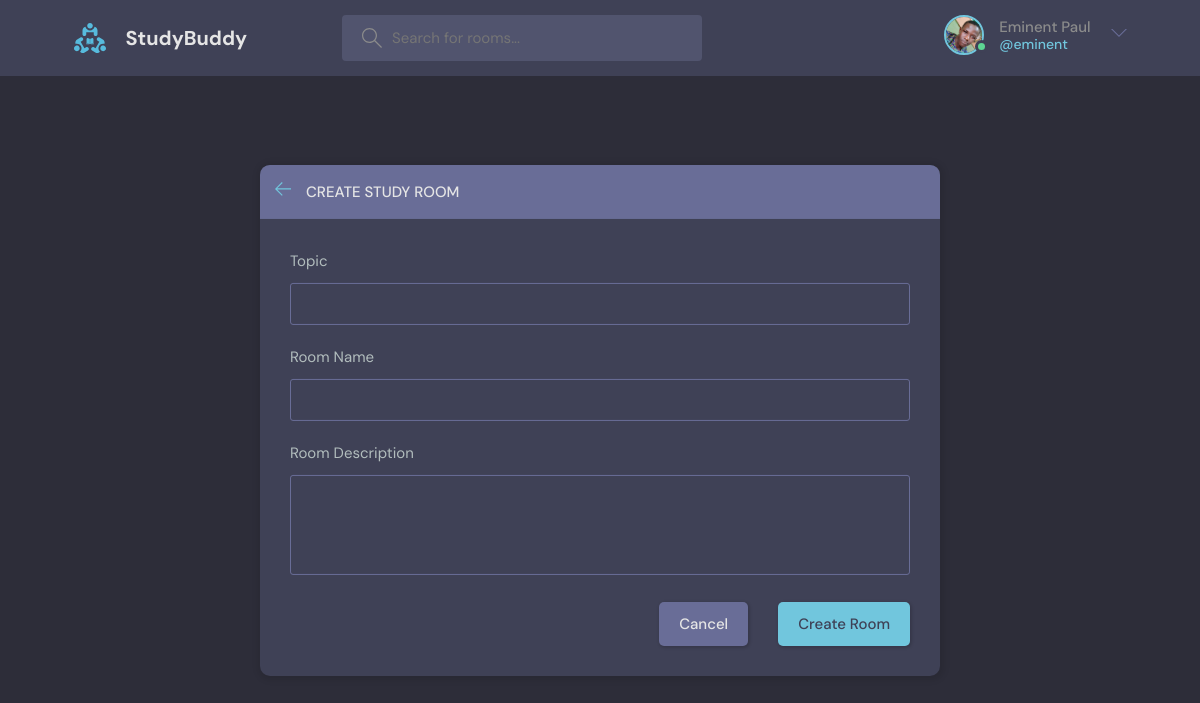
/room/create/ (signed in), run on the app's committed database.
### base/models.py (models this page shows)
class User(AbstractUser):
    name = models.CharField(max_length=200, null=True)
    email = models.EmailField(unique=True, null=True)
    bio = models.TextField(blank=True, null=True)
    image = models.ImageField(null=True, default='avatar.svg')
    USERNAME_FIELD = 'email'
    REQUIRED_FIELDS = []

### base/views.py (the view, shortened to what this page needs)
# urls.py: path('room/create/', views.createRoom, name='create-room'),
@login_required(login_url='login')
def createRoom(request):
    room_form = RoomForm()
    topics = Topic.objects.all()
    return render(request, 'create-room.html', {'room_form': room_form, 'topics': topics })

### base/forms.py
class RoomForm(ModelForm):
    class Meta:
        model = Room
        fields = '__all__'
        exclude = ['created', 'updated', 'host', 'participant']

### templates/create-room.html (shortened to what this page needs)
{% extends 'header.html' %}
{% block content %}
  <main class="create-room layout">
    <div class="container">
      <div class="layout__box">
        <div class="layout__boxHeader">
          <div class="layout__boxTitle">
            <a href="{{request.META.HTTP_REFERER}}">
              <svg version="1.1" xmlns="http://www.w3.org/2000/svg" width="32" height="32" viewBox="0 0 32 32">
                <title>arrow-left</title>
                <path
                  d="M13.723 2.286l-13.723 13.714 13.719 13.714 1.616-1.611-10.96-10.96h27.625v-2.286h-27.625l10.965-10.965-1.616-1.607z">
                </path>
              </svg>
            </a>
            <h3>Create Study Room</h3>
          </div>
        </div>
        <div class="layout__body">
          <form class="form" action="" method="post">
            <div class="form__group">
              <label for="room_topic">{{room_form.topic.label}}</label>
              <input type="text" value="{{room.topic.name}}" name="topic" list="topic-list" required />
            </div>
            <div class="form__group">
              <label for="room_name">Room {{room_form.name.label}}</label>
              {{room_form.name}}
            </div>
            <div class="form__group">
              <label for="room_name">Room {{room_form.description.label}}</label>
              {{room_form.description}}
            </div>
            {% if update %}
            <div class="form__action">
              <a class="btn btn--dark" href="index.html">Cancel</a>
              <button class="btn btn--main" type="submit">Update Room</button>
            </div>
            {% else %}
            <div class="form__action">
              <a class="btn btn--dark" href="{{request.META.HTTP_REFERER}}">Cancel</a>
              <button class="btn btn--main" type="submit">Create Room</button>
            </div>
            {% endif %}
          </form>
        </div>
      </div>
    </div>
  </main>
{% endblock %}

### templates/header.html (shortened to what this page needs)
{% load static %}
<!DOCTYPE html>
<html lang="en">
  <head>
    <link rel="stylesheet" href="{% static 'style.css' %}" />
  </head>
  <body>
    <header class="header header--loggedIn">
      <div class="container">
        <a href="/" class="header__logo">
          <img src="{% static 'logo.svg' %}" />
          <h1>StudyBuddy</h1>
        </a>
        <form class="header__search" method="GET" action="">
          <label>
            <input placeholder="Search for rooms..." name="q" />
          </label>
        </form>
        <nav class="header__menu">
          {% if user.is_authenticated %}
          <div class="header__user">
            <a href="{% url 'profile' request.user.id %}">
              <div class="avatar avatar--medium active">
                <img src="{{request.user.image.url}}" />
              </div>
              <p>{{request.user.name}} <span>@{{request.user.username.lower}}</span></p>
            </a>
            <button class="dropdown-button">
              <svg version="1.1" xmlns="http://www.w3.org/2000/svg" width="32" height="32" viewBox="0 0 32 32">
                <title>chevron-down</title>
                <path d="M16 21l-13-13h-3l16 16 16-16h-3l-13 13z"></path>
              </svg>
            </button>
          </div>
          {% else %}
          <div class="header__user">
            <a href="{% url 'login' %}">
              <p>Sign-in </p>
            </a>
          </div>
          {% endif %}
        </nav>
      </div>
    </header>
    {% block content %}
    {% endblock %}
  </body>
</html>

### data on the page
User: user.image (picture), user.name "Eminent Paul", user.username "eminent"

### other printed values
{{ room_form.topic.label }} "Topic"
{{ room_form.name.label }} "Name"
{{ room_form.description.label }} "Description"
